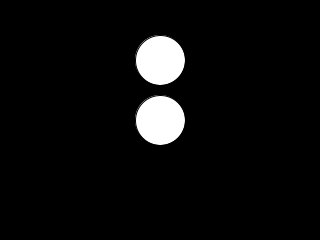
Frame 1 (no input)
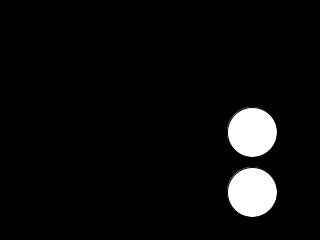
Frame 60 (the mouse pressed at the canvas centre just before this capture)
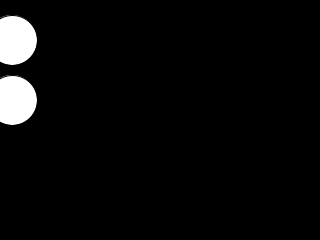
Frame 120 (the mouse held since frame 60 and released just before this capture)

The Processing sketch that drew these frames (run headless with seeded random() and noise(); from frame 60 on, the mouse is pressed at the canvas centre):

// Processing sketch: Class14_03BouncingBallClass
// ── Class14_03BouncingBallClass.pde
// bouncing ball class example

// declare a ball variable
Ball b1;
Ball b2;

void setup() {
  size(320, 240);
  
  // give the ball variable initial values
  b1 = new Ball(width/2,height/2);
  b2 = new Ball(width/2,height/4);
}

void draw() {
  background(0);
  
  // draw the ball
  b1.render();
  b2.render();
  
  // move the ball
  b1.move();
  b2.move();
}

class Ball {
  // declare the Ball variables
  int x, y;
  int xSpeed, ySpeed;
  int c;

  // constructor
  Ball(int parameterX, int parameterY) {
    // pass the initial variables to the ball
    x = parameterX;
    y = parameterY;
    
    // give initial default values to the other variables
    c = 50;
    xSpeed = 4;
    ySpeed = 4;
  }

  // Draw the ball
  void render() {
    //draw the ball
    ellipseMode(CENTER);
    fill(255);
    ellipse(x, y, c, c);
  }

  // Move the ball
  void move() {
    if (x>width||x<0) {
      xSpeed = xSpeed*-1;
    }
    if (y>height||y<0) {
      ySpeed = ySpeed *-1;
    }
    x+=xSpeed;
    y+=ySpeed;
  }
}
